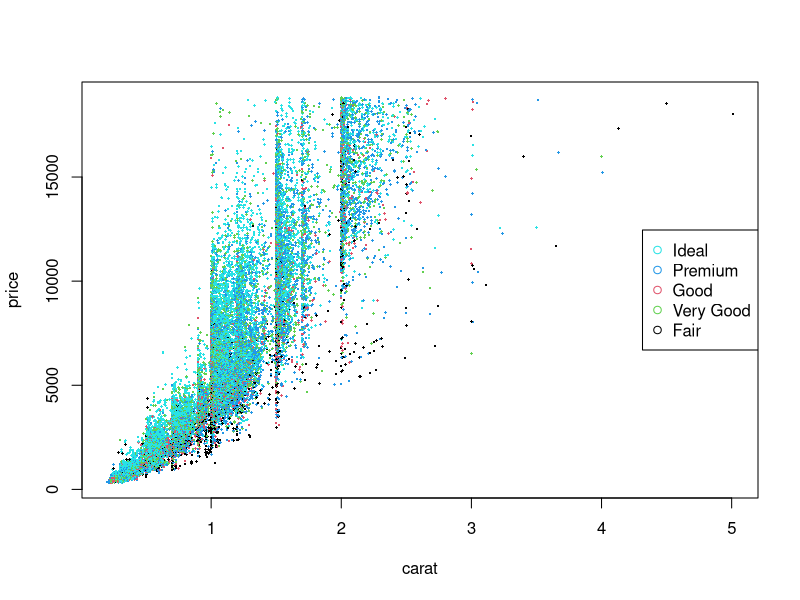

Source code (R):
#Q1 overplotting
install.packages("tidyverse")
library(tidyverse)
plot(price ~ carat,
     data = diamonds,
     col = cut,# the color of the point depends on "cut"
     pch = 18,#set the shape of points
     cex = 0.4,#size of points
     bg = alpha("white", 1/5)#Set the background color with transparency
     )
legend("right",
       legend = unique(diamonds$cut), 
       col = unique(diamonds$cut), 
       pch = 1)






     